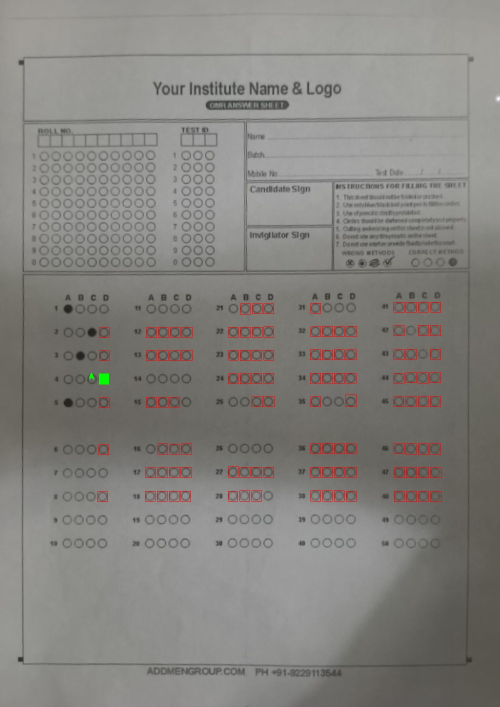
#> input picture backend/src/services/debug_omr_filled_form_test_answers.jpg, 1000 x 1414 px (shown at 1/2 size)
$ python omr_processor.py debug_omr_filled_form_test_answers.jpg
#> lines starting #> are read from the running program, lines starting #| are printed output that depends on the picture; after the words box and inside, x2 and y2 are one past the last pixel; in counts of white or black regions, pixels touching at a corner belong together
#!/usr/bin/env python3
"""
OMR Processor - Grid-based approach for 50 questions
Focuses ONLY on the question grid area (1-50, A-D options)
"""

import cv2
import numpy as np
import json
import sys
from pathlib import Path


class OMRProcessor:
    """Processes OMR answer sheets - 50 questions, 4 options each"""

    def __init__(self, debug=False):
        self.debug = debug
        # Configuration for 10-question sheet (2 columns x 5 rows)
        self.config = {
            "num_questions": 10,
            "options": ["A", "B", "C", "D"],
            "bubble_threshold": 0.20,  # 20% filled = marked (improved)
            "min_separation": 0.10,    # Minimum 10% difference between marked and unmarked
            "confidence_threshold": 0.5,
            "target_width": 700,
            "target_height": 1000,
            "grid_cols": 2,  # 2 columns
            "grid_rows": 5,  # 5 rows
        }

    def process_image(self, image_path):
        """Main processing function"""
        try:
            # Load image
            image = cv2.imread(str(image_path))
            if image is None:
                raise ValueError(f"Failed to load image: {image_path}")

            if self.debug:
                cv2.imwrite("debug_01_original.jpg", image)

            # Preprocess
            gray = cv2.cvtColor(image, cv2.COLOR_BGR2GRAY)
            warped = self._warp_perspective(gray)

            # Improved adaptive thresholding
            thresh = cv2.adaptiveThreshold(
                warped, 255,
                cv2.ADAPTIVE_THRESH_GAUSSIAN_C,
                cv2.THRESH_BINARY_INV,
                15, 3  # Better contrast
            )

            # Morphological operations - reduce noise and strengthen marks
            kernel = np.ones((2, 2), np.uint8)
            thresh = cv2.morphologyEx(thresh, cv2.MORPH_CLOSE, kernel)
            thresh = cv2.morphologyEx(thresh, cv2.MORPH_OPEN, kernel)

            if self.debug:
                cv2.imwrite("debug_02_warped.jpg", warped)
                cv2.imwrite("debug_03_threshold.jpg", thresh)

            # Define question grid ROI (Region of Interest)
            # Based on template: questions start around 35% from top, go to 90%
            roi_y_start = int(warped.shape[0] * 0.35)
            roi_y_end = int(warped.shape[0] * 0.90)
            roi_x_start = int(warped.shape[1] * 0.05)
            roi_x_end = int(warped.shape[1] * 0.95)

            # Extract ROI
            roi = thresh[roi_y_start:roi_y_end, roi_x_start:roi_x_end]
            roi_gray = warped[roi_y_start:roi_y_end, roi_x_start:roi_x_end]

            if self.debug:
                cv2.imwrite("debug_04_roi.jpg", roi)

            # Detect bubbles in ROI using grid approach
            answers, confidence = self._extract_answers_grid(roi, roi_gray)

            return {
                "success": True,
                "answers": answers,
                "confidence": confidence,
                "requires_validation": any(c < self.config["confidence_threshold"]
                                         for c in confidence.values() if c > 0),
                "question_count": self.config["num_questions"]
            }

        except Exception as e:
            import traceback
            traceback.print_exc()
            return {
                "success": False,
                "error": str(e),
                "answers": {},
                "confidence": {}
            }

    def _warp_perspective(self, gray_image):
        """Warp perspective to fix skew"""
        blurred = cv2.GaussianBlur(gray_image, (5, 5), 0)
        edged = cv2.Canny(blurred, 50, 150)

        contours, _ = cv2.findContours(edged.copy(), cv2.RETR_EXTERNAL, cv2.CHAIN_APPROX_SIMPLE)

        if contours:
            sheet_contour = max(contours, key=cv2.contourArea)
            peri = cv2.arcLength(sheet_contour, True)
            approx = cv2.approxPolyDP(sheet_contour, 0.02 * peri, True)

            if len(approx) == 4:
                pts = approx.reshape(4, 2)
                rect = self._order_points(pts)

                dst = np.array([
                    [0, 0],
                    [self.config["target_width"] - 1, 0],
                    [self.config["target_width"] - 1, self.config["target_height"] - 1],
                    [0, self.config["target_height"] - 1]
                ], dtype="float32")

                M = cv2.getPerspectiveTransform(rect, dst)
                warped = cv2.warpPerspective(gray_image, M,
                                            (self.config["target_width"],
                                             self.config["target_height"]))
                return warped

        return cv2.resize(gray_image, (self.config["target_width"],
                                       self.config["target_height"]))

    # [10 lines left out: function _order_points, not called in this run]

    def _extract_answers_grid(self, thresh_roi, gray_roi):
        """
        Extract answers using grid-based approach
        Questions are arranged in 5 columns × 10 rows
        """
        answers = {}
        confidence = {}

        height, width = thresh_roi.shape

        # Grid structure: 2 columns x 5 rows (Questions 1-10)
        num_cols = self.config["grid_cols"]
        num_rows = self.config["grid_rows"]
        num_options = 4  # A, B, C, D

        # Calculate grid dimensions
        col_width = width / num_cols
        row_height = height / num_rows

        # For each bubble
        bubble_width = col_width / (num_options + 1)  # +1 for spacing
        bubble_height = row_height * 0.6  # Bubbles take ~60% of row height

        if self.debug:
            debug_img = cv2.cvtColor(gray_roi, cv2.COLOR_GRAY2BGR)

        question_num = 1

        # Iterate through grid
        for col in range(num_cols):
            for row in range(num_rows):
                if question_num > self.config["num_questions"]:
                    break

                option_fills = {}

                # Base position for this question
                base_x = int(col * col_width)
                base_y = int(row * row_height + row_height * 0.2)  # Start 20% down in row

                # Check each option (A, B, C, D)
                for opt_idx, option in enumerate(self.config["options"]):
                    # Calculate bubble position
                    bubble_x = int(base_x + (opt_idx + 0.5) * bubble_width)
                    bubble_y = base_y
                    bubble_w = int(bubble_width * 0.6)
                    bubble_h = int(bubble_height)

                    # Extract bubble region
                    x1 = max(0, bubble_x - bubble_w // 2)
                    x2 = min(width, bubble_x + bubble_w // 2)
                    y1 = max(0, bubble_y)
                    y2 = min(height, bubble_y + bubble_h)

                    if x2 <= x1 or y2 <= y1:
                        option_fills[option] = 0.0
                        continue

                    bubble_region = thresh_roi[y1:y2, x1:x2]

                    if bubble_region.size == 0:
                        option_fills[option] = 0.0
                        continue

                    # Calculate fill percentage
                    fill_pct = np.sum(bubble_region == 255) / bubble_region.size
                    option_fills[option] = fill_pct

                    # Debug visualization
                    if self.debug:
                        color = (0, 255, 0) if fill_pct > self.config["bubble_threshold"] else (0, 0, 255)
                        cv2.rectangle(debug_img, (x1, y1), (x2, y2), color, 1)
                        cv2.putText(debug_img, f"{option}", (x1, y1-2),
                                  cv2.FONT_HERSHEY_SIMPLEX, 0.3, color, 1)

                # Determine answer with improved confidence
                if option_fills:
                    max_fill = max(option_fills.values())

                    # Calculate separation between top two marks
                    fills_sorted = sorted(option_fills.values(), reverse=True)
                    separation = fills_sorted[0] - fills_sorted[1] if len(fills_sorted) > 1 else fills_sorted[0]

                    # Strict detection criteria
                    if max_fill > self.config["bubble_threshold"] and separation > self.config["min_separation"]:
                        marked_option = max(option_fills, key=option_fills.get)
                        answers[question_num] = marked_option

                        # Enhanced confidence calculation
                        base_confidence = min(1.0, max_fill / self.config["bubble_threshold"])
                        separation_boost = 1.0 + (separation * 2)
                        conf = min(1.0, base_confidence * separation_boost * 0.6)
                        confidence[question_num] = conf
                    elif max_fill > self.config["bubble_threshold"]:
                        # Threshold passed but low separation
                        marked_option = max(option_fills, key=option_fills.get)
                        answers[question_num] = marked_option
                        confidence[question_num] = 0.5
                    else:
                        answers[question_num] = None
                        confidence[question_num] = 1.0 - max_fill
                else:
                    answers[question_num] = None
                    confidence[question_num] = 0.0

                # Add question number to debug image
                if self.debug:
                    cv2.putText(debug_img, f"Q{question_num}",
                              (base_x, base_y - 5),
                              cv2.FONT_HERSHEY_SIMPLEX, 0.4, (255, 0, 0), 1)

                question_num += 1

        if self.debug:
            cv2.imwrite("debug_05_grid_annotated.jpg", debug_img)

        return answers, confidence


def main():
    if len(sys.argv) < 2:
        print("Usage: python omr_processor.py <image_path> [--debug]")
        sys.exit(1)

    image_path = sys.argv[1]
    debug = "--debug" in sys.argv

    processor = OMRProcessor(debug=debug)
    result = processor.process_image(image_path)
#> in process_image, image is the input picture: shape (1414, 1000, 3); mean B, G, R 126.4, 130.2, 132.3
#> in process_image, `gray = cv2.cvtColor(image, cv2.COLOR_BGR2GRAY)`:
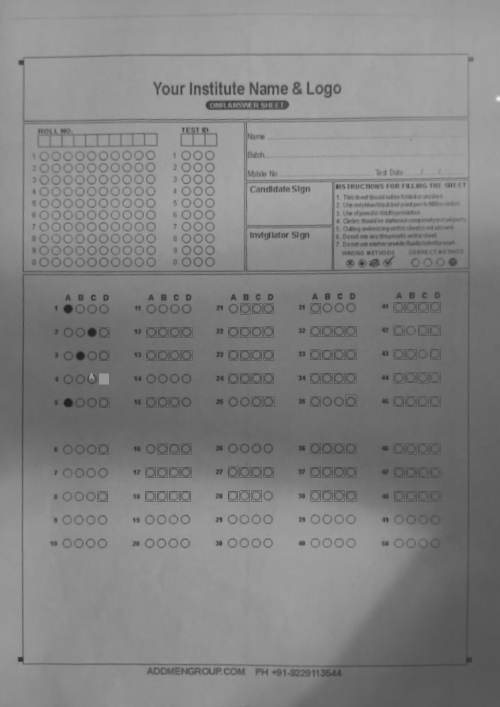
#> gray: shape (1414, 1000) (shown at 1/2 size); min 32, max 247, mean 130.5
#> in _warp_perspective, `edged = cv2.Canny(blurred, 50, 150)`:
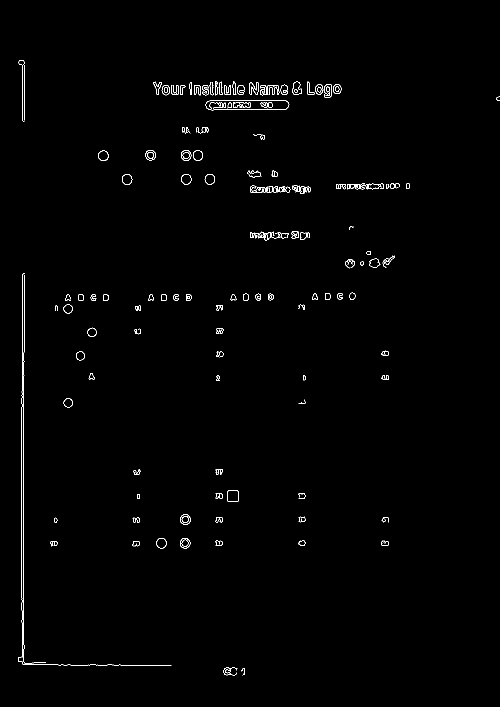
#> edged: shape (1414, 1000) (shown at 1/2 size); 0.75% white in thin lines or dots, all inside (x1, y1, x2, y2) = (36, 120, 1000, 1351)
#> in _warp_perspective, `contours, _ = cv2.findContours(edged.copy(), cv2.RETR_EXTERNAL, cv2.CH..`: contours = 122 contours, 31 with area under 20; largest, box (x1, y1, x2, y2) and area: (411, 200, 579, 221) 2980, (455, 981, 477, 1004) 460, (584, 163, 604, 190) 346, (362, 300, 383, 322) 332, (244, 348, 265, 370) 330
#> in _warp_perspective, `sheet_contour = max(contours, key=cv2.contourArea)`: sheet_contour = contour of 53 points, box (x1, y1, x2, y2) (411, 200, 579, 221), area 2980
#> in _warp_perspective, `peri = cv2.arcLength(sheet_contour, True)`: peri = 362.1
#> in _warp_perspective, `approx = cv2.approxPolyDP(sheet_contour, 0.02 * peri, True)`: approx = [[411, 211], [423, 220], [568, 219], [578, 209], [566, 200], [419, 201]]
#> in _warp_perspective, `return cv2.resize(gray_image, (self.config["target_width"], self.confi..`:
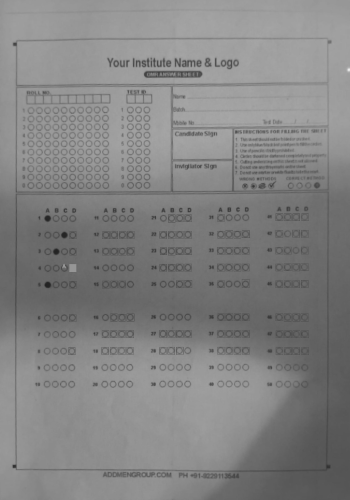
#> returned value: shape (1000, 700) (shown at 1/2 size); min 33, max 244, mean 130.4
#> in process_image, `thresh = cv2.morphologyEx(thresh, cv2.MORPH_CLOSE, kernel)`:
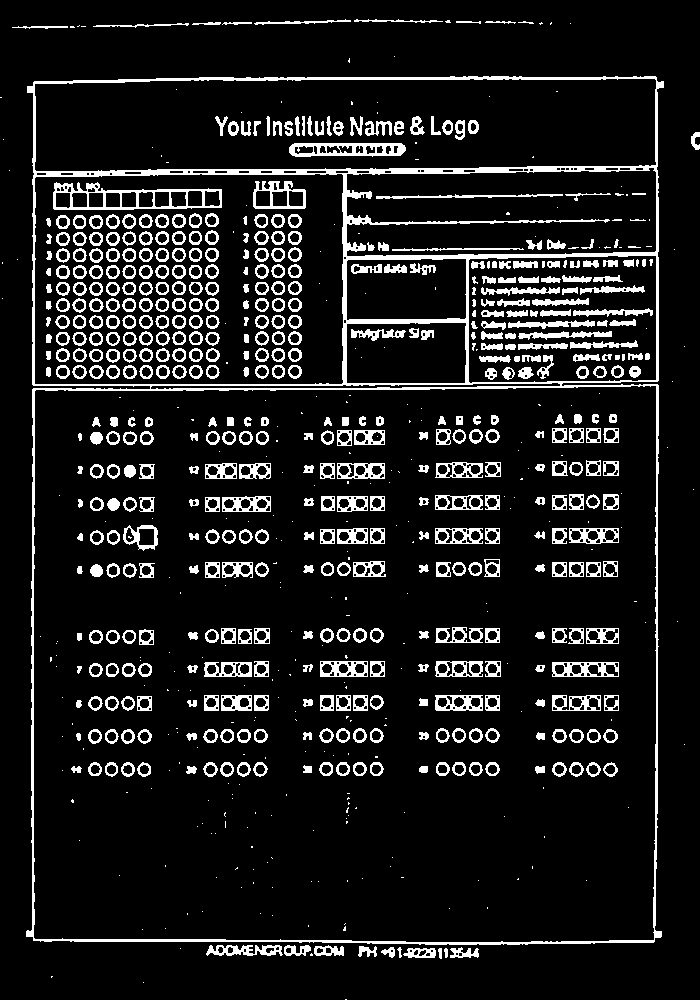
#> thresh: shape (1000, 700); 11% white; 781 white regions (271 under 20 px), largest, box (x1, y1, x2, y2) and area: (26, 76, 664, 945) 18256, (53, 182, 222, 210) 1490, (289, 143, 406, 157) 1034
#> in process_image, `thresh = cv2.morphologyEx(thresh, cv2.MORPH_OPEN, kernel)`:
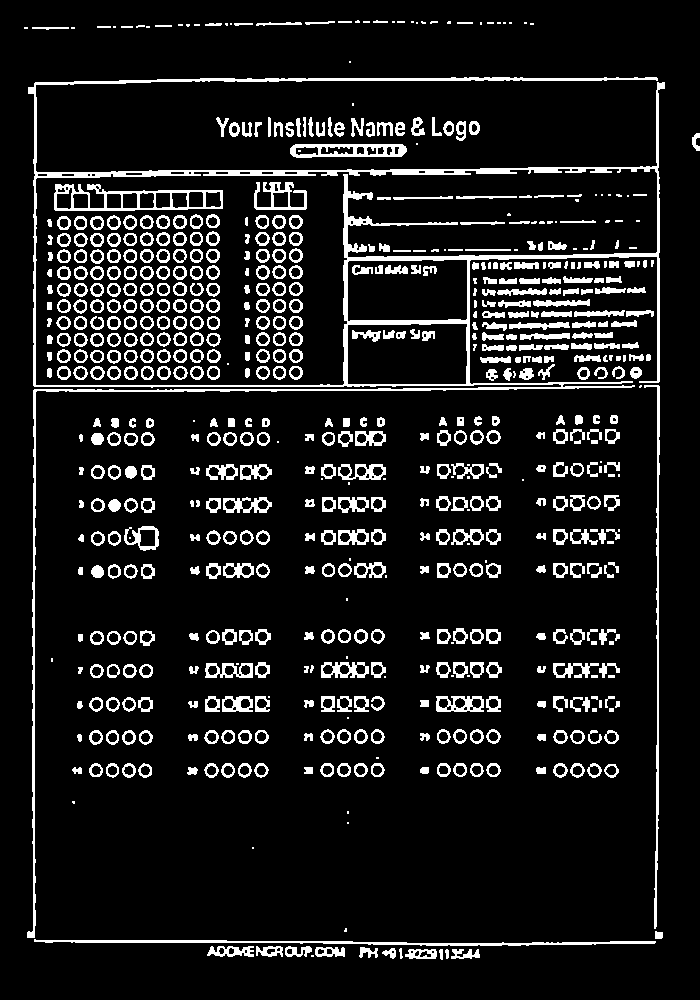
#> thresh: shape (1000, 700); 10.5% white; 674 white regions (92 under 20 px), largest, box (x1, y1, x2, y2) and area: (27, 77, 665, 938) 14668, (34, 939, 656, 946) 1666, (54, 184, 223, 211) 1471
#> in process_image, `roi = thresh[roi_y_start:roi_y_end, roi_x_start:roi_x_end]`:
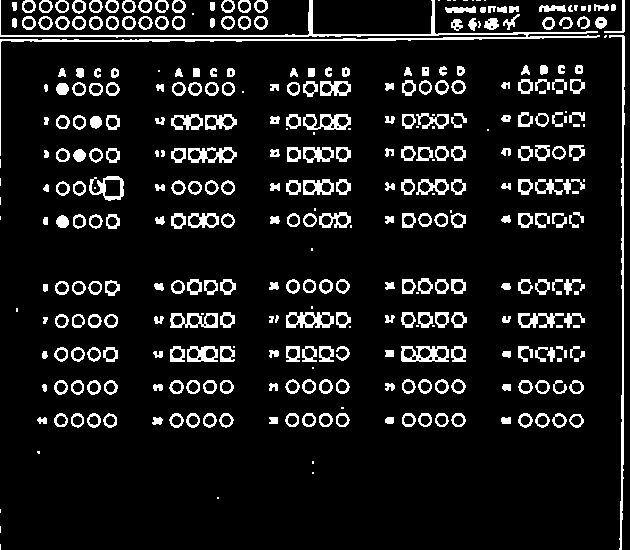
#> roi: shape (550, 630); 10% white; 371 white regions (51 under 20 px), largest, box (x1, y1, x2, y2) and area: (0, 0, 600, 156) 3065, (609, 35, 625, 550) 1279, (401, 346, 449, 362) 462
#> in process_image, `roi_gray = warped[roi_y_start:roi_y_end, roi_x_start:roi_x_end]`:
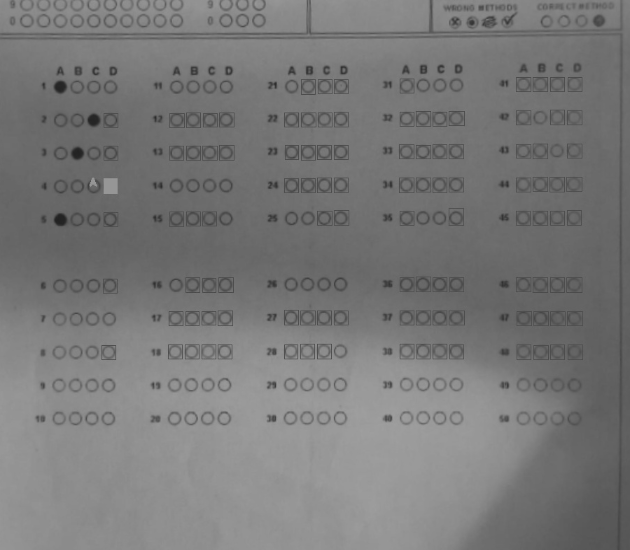
#> roi_gray: shape (550, 630); min 33, max 159, mean 120.4
#> after the loop in _extract_answers_grid, `for col in range(num_cols):`: answers = 10 items; question_num = 11
#> in process_image, `answers, confidence = self._extract_answers_grid(roi, roi_gray)`: answers = 10 items
#> result = 5 items

    print(json.dumps(result, indent=2))
#> (printed output is left out)


if __name__ == "__main__":
    main()

$ run again, on backend/src/services/debug_omr_filled_form_test_corners.jpg
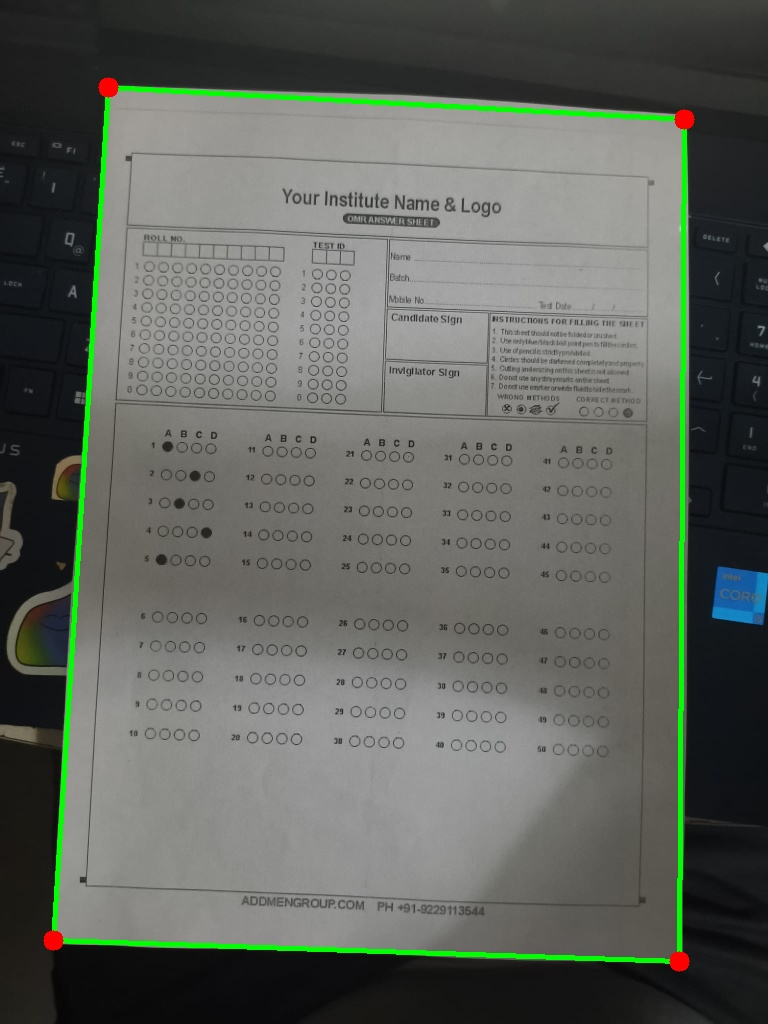
#> input picture backend/src/services/debug_omr_filled_form_test_corners.jpg, 768 x 1024 px
#> in process_image, image is the input picture: shape (1024, 768, 3); mean B, G, R 92.6, 99.3, 94.8
#> in _warp_perspective, `edged = cv2.Canny(blurred, 50, 150)`:
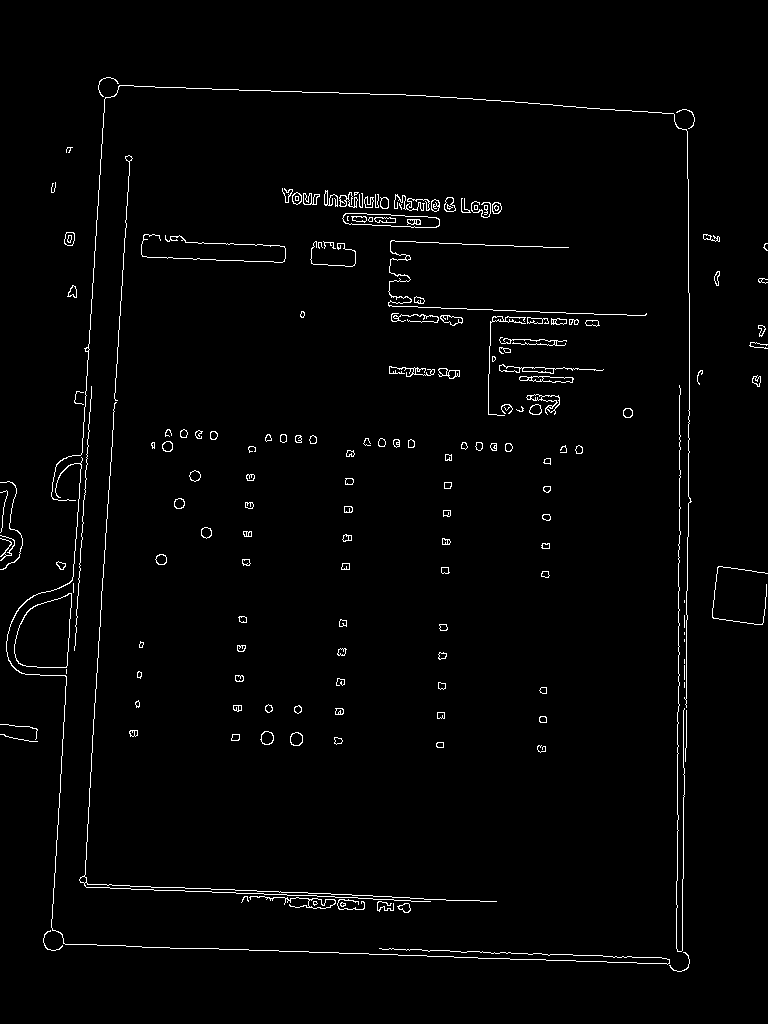
#> edged: shape (1024, 768); 1.8% white in thin lines or dots, all inside (x1, y1, x2, y2) = (0, 77, 768, 972)
#> contours = 164 contours, 60 with area under 20; largest, box (x1, y1, x2, y2) and area: (14, 593, 72, 668) 3242, (342, 213, 440, 228) 1017, (499, 364, 604, 374) 239, (519, 376, 574, 383) 230, (526, 394, 560, 415) 222
#> sheet_contour = contour of 77 points, box (x1, y1, x2, y2) (14, 593, 72, 668), area 3242
#> peri = 236.2
#> approx = [[71, 593], [26, 612], [14, 644], [18, 663], [66, 667]]
#> roi: shape (550, 630); 10.8% white; 611 white regions (180 under 20 px), largest, box (x1, y1, x2, y2) and area: (589, 0, 630, 550) 3513, (579, 18, 587, 550) 2262, (0, 0, 48, 233) 2023
#> in process_image, `roi_gray = warped[roi_y_start:roi_y_end, roi_x_start:roi_x_end]`:
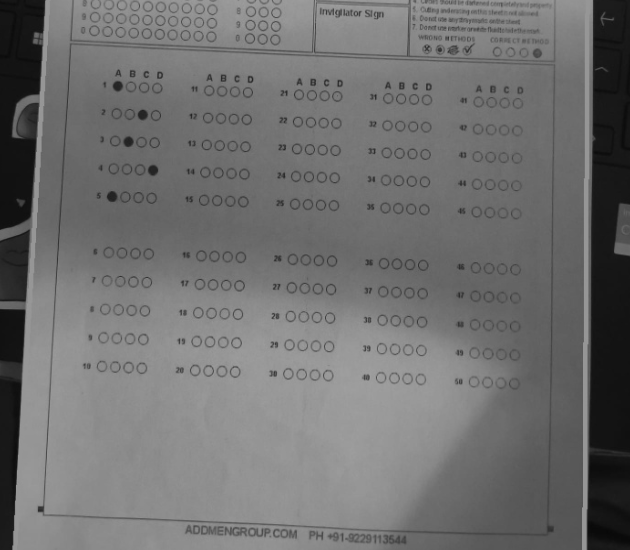
#> roi_gray: shape (550, 630); min 8, max 162, mean 111.7
#> after the loop in _extract_answers_grid, `for col in range(num_cols):`: answers = 10 items; question_num = 11
#> in process_image, `answers, confidence = self._extract_answers_grid(roi, roi_gray)`: answers = 10 items
#> result = 5 items
#> (printed output is left out)
